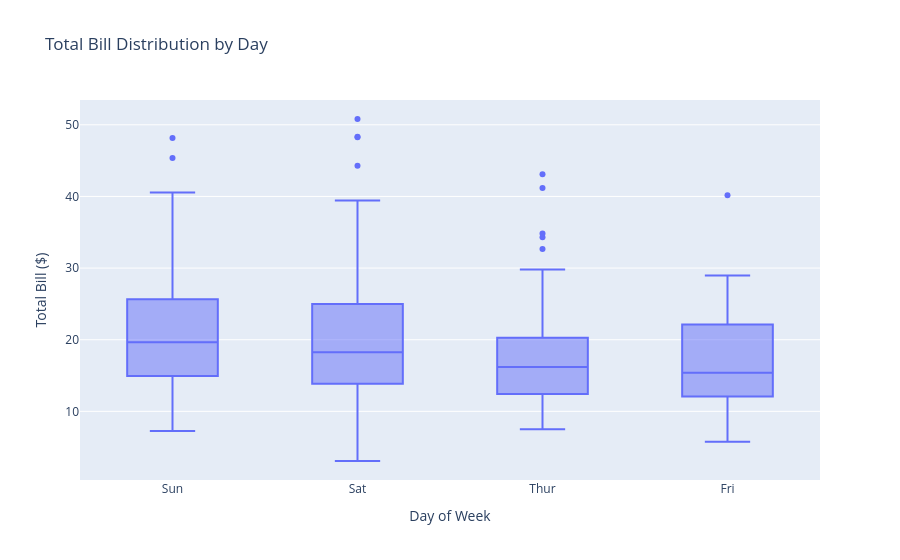

The code cell stored with this chart in its notebook:
### Markdown cell above
`px.box()` creates an interactive box plot. This replaces the old `tips[['total_bill','day']].iplot(kind='box', x='total_bill', y='day')` method from cufflinks.

**Usecase:** Compare how `total_bill` is distributed across each `day`, showing median, quartiles, and outliers for each day.

### Code cell
# Interactive box plot (replaces cufflinks version)
fig = px.box(
    tips, 
    x='day', 
    y='total_bill',
    title='Total Bill Distribution by Day',
    labels={'total_bill': 'Total Bill ($)', 'day': 'Day of Week'}
)
fig.show()

### Figure 1 — Plotly figure (JSON) as saved in the notebook; plotly's stock layout.template omitted (floating-point values rounded to 4 significant figures; data arrays with more than 128 entries replaced by an {"elided": "..."} marker saying what was removed)
{"data": [{"alignmentgroup": "True", "hovertemplate": "Day of Week=%{x}<br>Total Bill ($)=%{y}<extra></extra>", "legendgroup": "", "marker": {"color": "#636efa"}, "name": "", "notched": false, "offsetgroup": "", "orientation": "v", "showlegend": false, "type": "box", "x": {"elided": "244 str values"}, "x0": " ", "xaxis": "x", "y": {"elided": "244 float values"}, "y0": " ", "yaxis": "y"}], "layout": {"boxmode": "group", "legend": {"tracegroupgap": 0}, "title": {"text": "Total Bill Distribution by Day"}, "xaxis": {"anchor": "y", "domain": [0, 1], "title": {"text": "Day of Week"}}, "yaxis": {"anchor": "x", "domain": [0, 1], "title": {"text": "Total Bill ($)"}}}}
